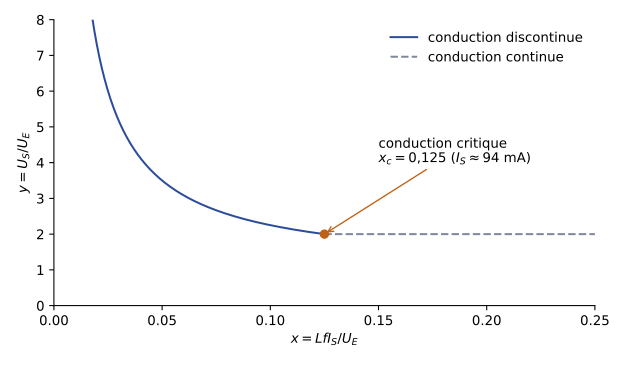

Write Python code to recreate this figure.
"""EAEP1, partiel 2017-2018, q. 16 — boost, plan de sortie réduit pour alpha = 0,5.
Reconstruite (Claude) : y = US/UE, x = L f IS / UE ; conduction discontinue y = 1 + alpha^2/(2x)
pour x < alpha(1-alpha)/2, conduction continue y = 1/(1-alpha) au-delà (en pointillés gris)."""
import numpy as np
import matplotlib
matplotlib.use("Agg")
import matplotlib.pyplot as plt
plt.rcParams.update({"font.family": "sans-serif", "font.size": 10, "svg.fonttype": "none"})

a = 0.5
xc = a * (1 - a) / 2
x = np.linspace(0.01, xc, 400)
fig, ax = plt.subplots(figsize=(6.5, 3.8))
ax.plot(x, 1 + a**2 / (2 * x), color="#2B4C9B", label="conduction discontinue")
ax.plot([xc, 0.25], [1 / (1 - a)] * 2, color="#7E889B", ls="--", label="conduction continue")
ax.plot([xc], [1 / (1 - a)], "o", color="#BF6014")
ax.annotate("conduction critique\n$x_c = 0{,}125$ ($I_S \\approx 94$ mA)", (xc, 2), (0.15, 4),
            arrowprops=dict(arrowstyle="->", color="#BF6014"))
ax.set_xlim(0, 0.25); ax.set_ylim(0, 8)
ax.set_xlabel("$x = L f I_S / U_E$"); ax.set_ylabel("$y = U_S / U_E$")
ax.legend(frameon=False, loc="upper right")
ax.spines[["top", "right"]].set_visible(False)
fig.tight_layout()
fig.savefig("ann1718-plan-sortie.svg")
